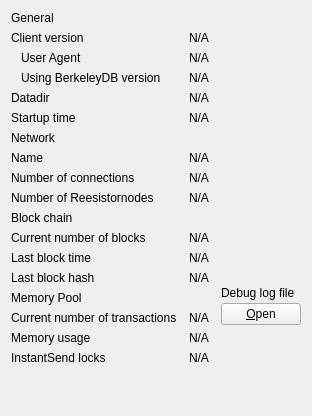
     <widget class="QWidget" name="pageInfo">
      <layout class="QGridLayout" name="gridLayout" columnstretch="0,1,0">
       <property name="horizontalSpacing">
        <number>12</number>
       </property>
       <item row="0" column="0">
        <widget class="QLabel" name="label_9">
         <property name="text">
          <string>General</string>
         </property>
        </widget>
       </item>
       <item row="1" column="0">
        <widget class="QLabel" name="label_6">
         <property name="text">
          <string>Client version</string>
         </property>
        </widget>
       </item>
       <item row="1" column="1" colspan="2">
        <widget class="QLabel" name="clientVersion">
         <property name="cursor">
          <cursorShape>IBeamCursor</cursorShape>
         </property>
         <property name="text">
          <string>N/A</string>
         </property>
         <property name="textFormat">
          <enum>Qt::PlainText</enum>
         </property>
         <property name="textInteractionFlags">
          <set>Qt::LinksAccessibleByMouse|Qt::TextSelectableByKeyboard|Qt::TextSelectableByMouse</set>
         </property>
        </widget>
       </item>
       <item row="2" column="0">
        <widget class="QLabel" name="labelClientUserAgent">
         <property name="text">
          <string>User Agent</string>
         </property>
         <property name="indent">
          <number>10</number>
         </property>
        </widget>
       </item>
       <item row="2" column="1" colspan="2">
        <widget class="QLabel" name="clientUserAgent">
         <property name="cursor">
          <cursorShape>IBeamCursor</cursorShape>
         </property>
         <property name="text">
          <string>N/A</string>
         </property>
         <property name="textFormat">
          <enum>Qt::PlainText</enum>
         </property>
         <property name="textInteractionFlags">
          <set>Qt::LinksAccessibleByMouse|Qt::TextSelectableByKeyboard|Qt::TextSelectableByMouse</set>
         </property>
        </widget>
       </item>
       <item row="3" column="0">
        <widget class="QLabel" name="label_berkeleyDBVersion">
         <property name="text">
          <string>Using BerkeleyDB version</string>
         </property>
         <property name="indent">
          <number>10</number>
         </property>
        </widget>
       </item>
       <item row="3" column="1" colspan="2">
        <widget class="QLabel" name="berkeleyDBVersion">
         <property name="cursor">
          <cursorShape>IBeamCursor</cursorShape>
         </property>
         <property name="text">
          <string>N/A</string>
         </property>
         <property name="textFormat">
          <enum>Qt::PlainText</enum>
         </property>
         <property name="textInteractionFlags">
          <set>Qt::LinksAccessibleByMouse|Qt::TextSelectableByKeyboard|Qt::TextSelectableByMouse</set>
         </property>
        </widget>
       </item>
       <item row="4" column="0">
        <widget class="QLabel" name="label_12">
         <property name="text">
          <string>Datadir</string>
         </property>
        </widget>
       </item>
       <item row="4" column="1" colspan="2">
        <widget class="QLabel" name="dataDir">
         <property name="cursor">
          <cursorShape>IBeamCursor</cursorShape>
         </property>
         <property name="text">
          <string>N/A</string>
         </property>
         <property name="textFormat">
          <enum>Qt::PlainText</enum>
         </property>
         <property name="wordWrap">
          <bool>true</bool>
         </property>
         <property name="textInteractionFlags">
          <set>Qt::LinksAccessibleByMouse|Qt::TextSelectableByKeyboard|Qt::TextSelectableByMouse</set>
         </property>
        </widget>
       </item>
       <item row="5" column="0">
        <widget class="QLabel" name="label_13">
         <property name="text">
          <string>Startup time</string>
         </property>
        </widget>
       </item>
       <item row="5" column="1" colspan="2">
        <widget class="QLabel" name="startupTime">
         <property name="cursor">
          <cursorShape>IBeamCursor</cursorShape>
         </property>
         <property name="text">
          <string>N/A</string>
         </property>
         <property name="textFormat">
          <enum>Qt::PlainText</enum>
         </property>
         <property name="textInteractionFlags">
          <set>Qt::LinksAccessibleByMouse|Qt::TextSelectableByKeyboard|Qt::TextSelectableByMouse</set>
         </property>
        </widget>
       </item>
       <item row="6" column="0">
        <widget class="QLabel" name="labelNetwork">
         <property name="text">
          <string>Network</string>
         </property>
        </widget>
       </item>
       <item row="7" column="0">
        <widget class="QLabel" name="label_8">
         <property name="text">
          <string>Name</string>
         </property>
        </widget>
       </item>
       <item row="7" column="1" colspan="2">
        <widget class="QLabel" name="networkName">
         <property name="cursor">
          <cursorShape>IBeamCursor</cursorShape>
         </property>
         <property name="text">
          <string>N/A</string>
         </property>
         <property name="textFormat">
          <enum>Qt::PlainText</enum>
         </property>
         <property name="textInteractionFlags">
          <set>Qt::LinksAccessibleByMouse|Qt::TextSelectableByKeyboard|Qt::TextSelectableByMouse</set>
         </property>
        </widget>
       </item>
       <item row="8" column="0">
        <widget class="QLabel" name="label_7">
         <property name="text">
          <string>Number of connections</string>
         </property>
        </widget>
       </item>
       <item row="8" column="1" colspan="2">
        <widget class="QLabel" name="numberOfConnections">
         <property name="cursor">
          <cursorShape>IBeamCursor</cursorShape>
         </property>
         <property name="text">
          <string>N/A</string>
         </property>
         <property name="textFormat">
          <enum>Qt::PlainText</enum>
         </property>
         <property name="textInteractionFlags">
          <set>Qt::LinksAccessibleByMouse|Qt::TextSelectableByKeyboard|Qt::TextSelectableByMouse</set>
         </property>
        </widget>
       </item>
       <item row="9" column="0">
        <widget class="QLabel" name="reesistornodeCountLabel">
         <property name="text">
          <string>Number of Reesistornodes</string>
         </property>
        </widget>
       </item>
       <item row="9" column="1">
        <widget class="QLabel" name="reesistornodeCount">
         <property name="cursor">
          <cursorShape>IBeamCursor</cursorShape>
         </property>
         <property name="text">
          <string>N/A</string>
         </property>
         <property name="textFormat">
          <enum>Qt::PlainText</enum>
         </property>
         <property name="textInteractionFlags">
          <set>Qt::LinksAccessibleByMouse|Qt::TextSelectableByKeyboard|Qt::TextSelectableByMouse</set>
         </property>
        </widget>
       </item>
       <item row="10" column="0">
        <widget class="QLabel" name="label_10">
         <property name="text">
          <string>Block chain</string>
         </property>
        </widget>
       </item>
       <item row="11" column="0">
        <widget class="QLabel" name="label_3">
         <property name="text">
          <string>Current number of blocks</string>
         </property>
        </widget>
       </item>
       <item row="11" column="1" colspan="2">
        <widget class="QLabel" name="numberOfBlocks">
         <property name="cursor">
          <cursorShape>IBeamCursor</cursorShape>
         </property>
         <property name="text">
          <string>N/A</string>
         </property>
         <property name="textFormat">
          <enum>Qt::PlainText</enum>
         </property>
         <property name="textInteractionFlags">
          <set>Qt::LinksAccessibleByMouse|Qt::TextSelectableByKeyboard|Qt::TextSelectableByMouse</set>
         </property>
        </widget>
       </item>
       <item row="12" column="0">
        <widget class="QLabel" name="labelLastBlockTime">
         <property name="text">
          <string>Last block time</string>
         </property>
        </widget>
       </item>
       <item row="12" column="1" colspan="2">
        <widget class="QLabel" name="lastBlockTime">
         <property name="cursor">
          <cursorShape>IBeamCursor</cursorShape>
         </property>
         <property name="text">
          <string>N/A</string>
         </property>
         <property name="textFormat">
          <enum>Qt::PlainText</enum>
         </property>
         <property name="textInteractionFlags">
          <set>Qt::LinksAccessibleByMouse|Qt::TextSelectableByKeyboard|Qt::TextSelectableByMouse</set>
         </property>
        </widget>
       </item>
       <item row="13" column="0">
        <widget class="QLabel" name="lastBlockHashLabel">
         <property name="text">
          <string>Last block hash</string>
         </property>
        </widget>
       </item>
       <item row="13" column="1">
        <widget class="QLabel" name="lastBlockHash">
         <property name="cursor">
          <cursorShape>IBeamCursor</cursorShape>
         </property>
         <property name="text">
          <string>N/A</string>
         </property>
         <property name="textFormat">
          <enum>Qt::PlainText</enum>
         </property>
         <property name="textInteractionFlags">
          <set>Qt::LinksAccessibleByMouse|Qt::TextSelectableByKeyboard|Qt::TextSelectableByMouse</set>
         </property>
        </widget>
       </item>
       <item row="14" column="0">
        <widget class="QLabel" name="labelMempoolTitle">
         <property name="text">
          <string>Memory Pool</string>
         </property>
        </widget>
       </item>
       <item row="15" column="0">
        <widget class="QLabel" name="labelNumberOfTransactions">
         <property name="text">
          <string>Current number of transactions</string>
         </property>
        </widget>
       </item>
       <item row="15" column="1">
        <widget class="QLabel" name="mempoolNumberTxs">
         <property name="cursor">
          <cursorShape>IBeamCursor</cursorShape>
         </property>
         <property name="text">
          <string>N/A</string>
         </property>
         <property name="textFormat">
          <enum>Qt::PlainText</enum>
         </property>
         <property name="textInteractionFlags">
          <set>Qt::LinksAccessibleByMouse|Qt::TextSelectableByKeyboard|Qt::TextSelectableByMouse</set>
         </property>
        </widget>
       </item>
       <item row="16" column="0">
        <widget class="QLabel" name="labelMemoryUsage">
         <property name="text">
          <string>Memory usage</string>
         </property>
        </widget>
       </item>
       <item row="16" column="1">
        <widget class="QLabel" name="mempoolSize">
         <property name="cursor">
          <cursorShape>IBeamCursor</cursorShape>
         </property>
         <property name="text">
          <string>N/A</string>
         </property>
         <property name="textFormat">
          <enum>Qt::PlainText</enum>
         </property>
         <property name="textInteractionFlags">
          <set>Qt::LinksAccessibleByMouse|Qt::TextSelectableByKeyboard|Qt::TextSelectableByMouse</set>
         </property>
        </widget>
       </item>
       <item row="13" column="2" rowspan="3">
        <layout class="QVBoxLayout" name="verticalLayoutDebugButton">
         <property name="spacing">
          <number>3</number>
         </property>
         <item>
          <spacer name="verticalSpacer_2">
           <property name="orientation">
            <enum>Qt::Vertical</enum>
           </property>
           <property name="sizeHint" stdset="0">
            <size>
             <width>10</width>
             <height>5</height>
            </size>
           </property>
          </spacer>
         </item>
         <item>
          <widget class="QLabel" name="labelDebugLogfile">
           <property name="text">
            <string>Debug log file</string>
           </property>
          </widget>
         </item>
         <item>
          <widget class="QPushButton" name="openDebugLogfileButton">
           <property name="toolTip">
            <string>Open the %1 debug log file from the current data directory. This can take a few seconds for large log files.</string>
           </property>
           <property name="text">
            <string>&amp;Open</string>
           </property>
           <property name="autoDefault">
            <bool>false</bool>
           </property>
          </widget>
         </item>
        </layout>
       </item>
       <item row="18" column="0">
        <spacer name="verticalSpacer">
         <property name="orientation">
          <enum>Qt::Vertical</enum>
         </property>
         <property name="sizeHint" stdset="0">
          <size>
           <width>20</width>
           <height>40</height>
          </size>
         </property>
        </spacer>
       </item>
       <item row="17" column="0">
        <widget class="QLabel" name="labelInstantSendLockCount">
         <property name="text">
          <string>InstantSend locks</string>
         </property>
        </widget>
       </item>
       <item row="17" column="1">
        <widget class="QLabel" name="instantSendLockCount">
         <property name="cursor">
          <cursorShape>IBeamCursor</cursorShape>
         </property>
         <property name="text">
          <string>N/A</string>
         </property>
         <property name="textFormat">
          <enum>Qt::PlainText</enum>
         </property>
         <property name="textInteractionFlags">
          <set>Qt::LinksAccessibleByMouse|Qt::TextSelectableByKeyboard|Qt::TextSelectableByMouse</set>
         </property>
        </widget>
       </item>
      </layout>
     </widget>
